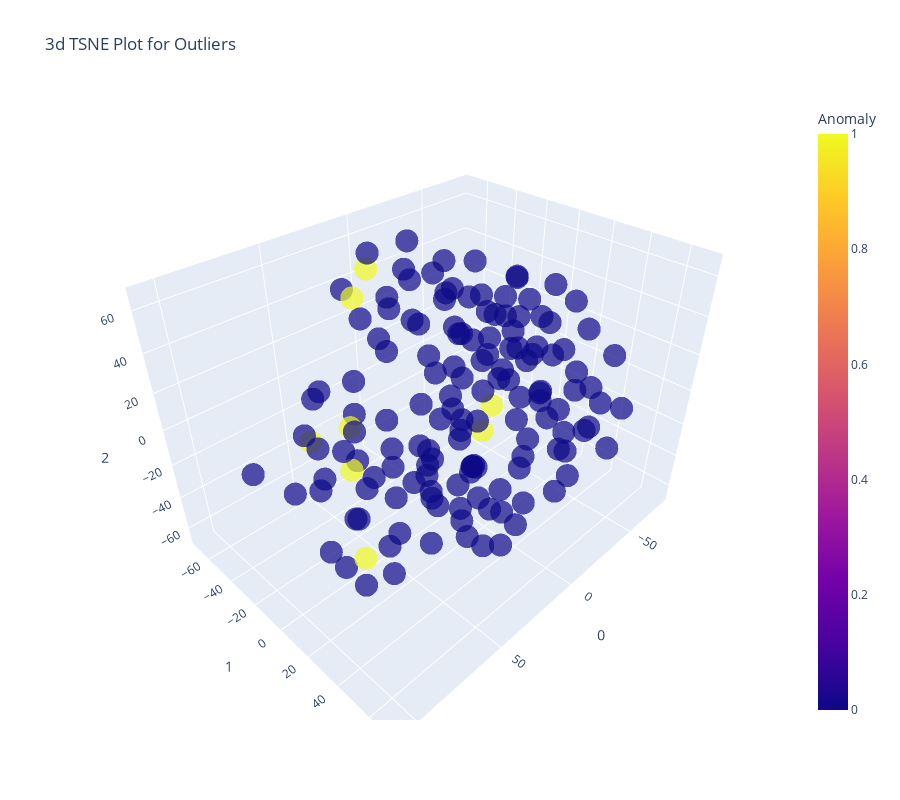

The notebook cell this image was saved under:
### Code cell
from pycaret.anomaly import *
s = setup(X, session_id=42, normalize=True)
iforest = create_model('iforest')
plot_model(iforest, plot='tsne')
outliers = assign_model(iforest)
print(outliers['Anomaly'].value_counts())
# save_path = save_model(iforest, f"{ART_DIR}/anomaly_iris_iforest")
# print("Saved:", save_path)

### Figure 1 — Plotly figure (JSON) as saved in the notebook; plotly's stock layout.template omitted (floating-point values rounded to 4 significant figures; data arrays with more than 128 entries replaced by an {"elided": "..."} marker saying what was removed)
{"data": [{"customdata": {"elided": "150x1 float values"}, "hovertemplate": "0=%{x}<br>1=%{y}<br>2=%{z}<br>Feature=%{customdata[0]}<br>Anomaly=%{marker.color}<extra></extra>", "legendgroup": "", "marker": {"color": {"elided": "150 int values"}, "coloraxis": "coloraxis", "opacity": 0.7, "symbol": "circle"}, "mode": "markers", "name": "", "scene": "scene", "showlegend": false, "type": "scatter3d", "x": {"elided": "150 float values"}, "y": {"elided": "150 float values"}, "z": {"elided": "150 float values"}}], "layout": {"coloraxis": {"colorbar": {"title": {"text": "Anomaly"}}, "colorscale": [[0, "#0d0887"], [0.1111, "#46039f"], [0.2222, "#7201a8"], [0.3333, "#9c179e"], [0.4444, "#bd3786"], [0.5556, "#d8576b"], [0.6667, "#ed7953"], [0.7778, "#fb9f3a"], [0.8889, "#fdca26"], [1, "#f0f921"]]}, "height": 800, "legend": {"tracegroupgap": 0}, "scene": {"domain": {"x": [0, 1], "y": [0, 1]}, "xaxis": {"title": {"text": "0"}}, "yaxis": {"title": {"text": "1"}}, "zaxis": {"title": {"text": "2"}}}, "title": {"text": "3d TSNE Plot for Outliers"}, "width": 900}}
